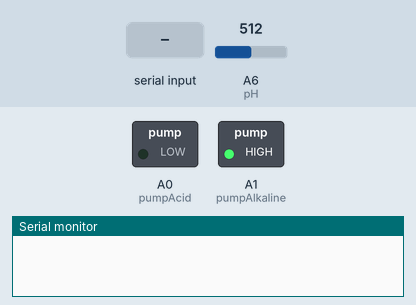
A sketch run on a simulated Arduino Nano, built with avr-gcc and run on an emulated ATmega328P. Shown: switched loads named in the sketch (green lamp = pin HIGH), the last lines printed to the serial monitor. The test bench sets the inputs (shaded band); at power-on: A6 (pH) = 512.

Above: at 1.2 s.
1.3 s: "R,45\n" received over Serial
At 3.2 s:
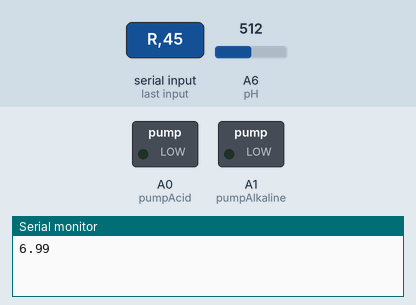
3.8 s: "90,45\n" received over Serial
At 4.3 s:
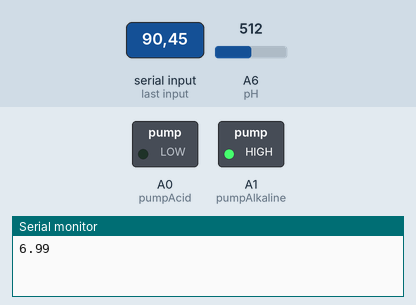
5.3 s: "30,150\n" received over Serial
At 6.7 s:
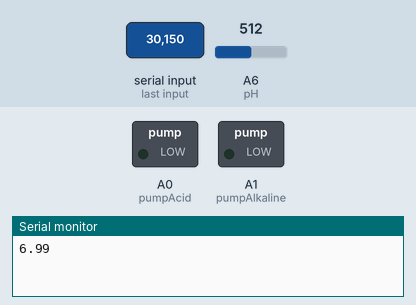
Timing chart, 0 to 8.3 s (numbered marks = the images above; inputs shaded):
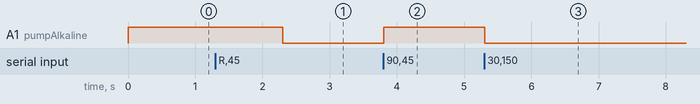

The sketch:

ph-correct.ino
```cpp
#define pH A6
#define pumpAcid A0 //led 2
#define pumpAlkaline A1 //led1

float pH_value = 0.0f;
float wantedPh = 5.0f;
char inByte;
String tempHold = "";

void setup() {
 // put your setup code here, to run once:
    pinMode(pH, INPUT);
    pinMode(pumpAcid, OUTPUT);
    pinMode(pumpAlkaline, OUTPUT);
    // initialize serial communications:
    Serial.begin(9600);
}

void loop() {
    if (Serial.available() > 0) {
        // get incoming byte:
        inByte = (char) Serial.read();
        if(inByte == 'R') {
            readpHSensor();
        } else if (inByte != 'W') {
           tempHold += inByte;
           if (tempHold.length() == 4) {
               wantedPh = tempHold.toFloat();
               tempHold = "";
           }
        }
    }

    setpHPumps();
}

void setpHPumps() {
    if (pH_value > wantedPh + 0.5f){
        digitalWrite(pumpAcid, HIGH);
    } else {
        digitalWrite(pumpAcid, LOW);
    }

    if (pH_value < wantedPh - 0.5f){
        digitalWrite(pumpAlkaline, HIGH);
    } else {
        digitalWrite(pumpAlkaline, LOW);
    }
}

void readpHSensor() {
    for (int i = 0; i < 10; i++) {
        //Serial.println(digitalRead(pH));

        float analogValue = (analogRead(pH) / 1023.0) * 0.828 - 0.414;
        //Serial.println((analogRead(pH) / 1024.0) * 3.6);
        pH_value += 7.0 - ((analogValue * 9.6485309 * 10000) / (8.314510 * 298 * 2.30258509299));

        delay(100);
    }
    Serial.println(pH_value / 10.0);
    pH_value = 0.0f;
}
```

Measured:
- after the input at 1.3 s, A1 (pumpAlkaline): HIGH → LOW after 1.0 s
- after the input at 3.8 s, A1 (pumpAlkaline): LOW → HIGH at once
- after the input at 5.3 s, A1 (pumpAlkaline): HIGH → LOW at once
